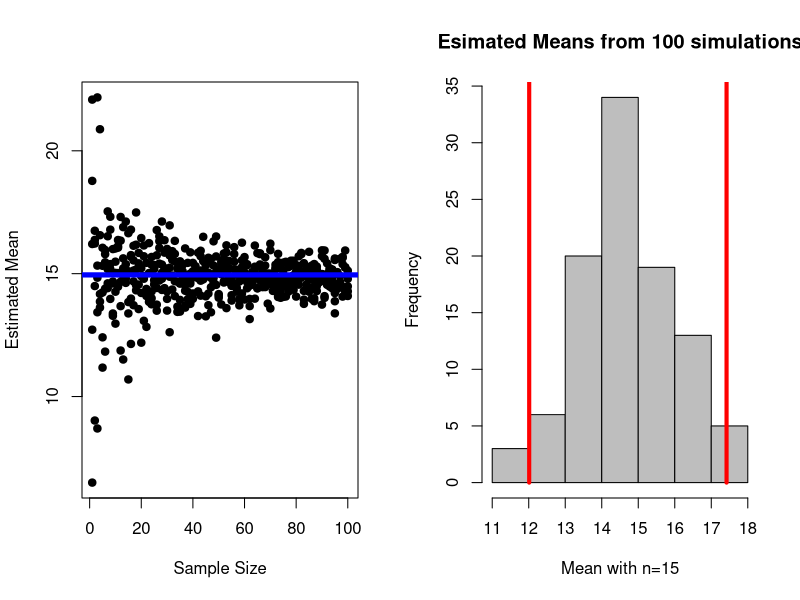
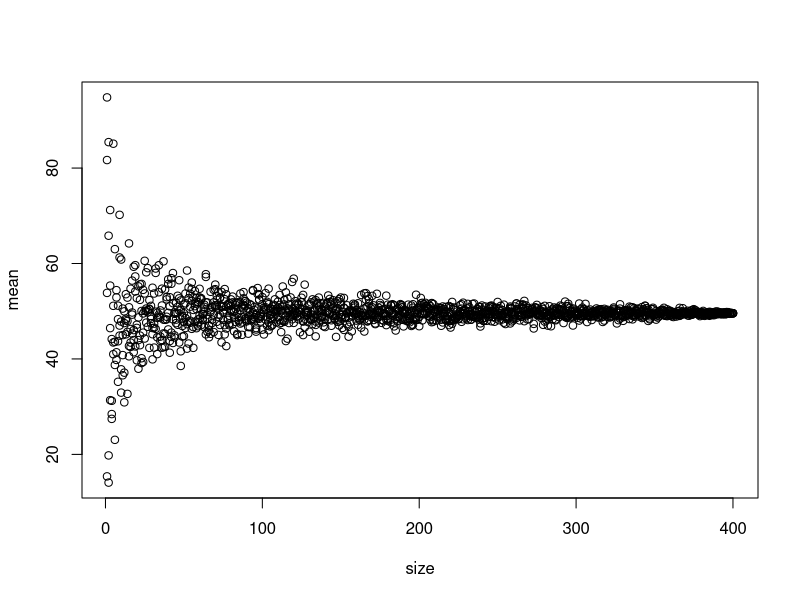
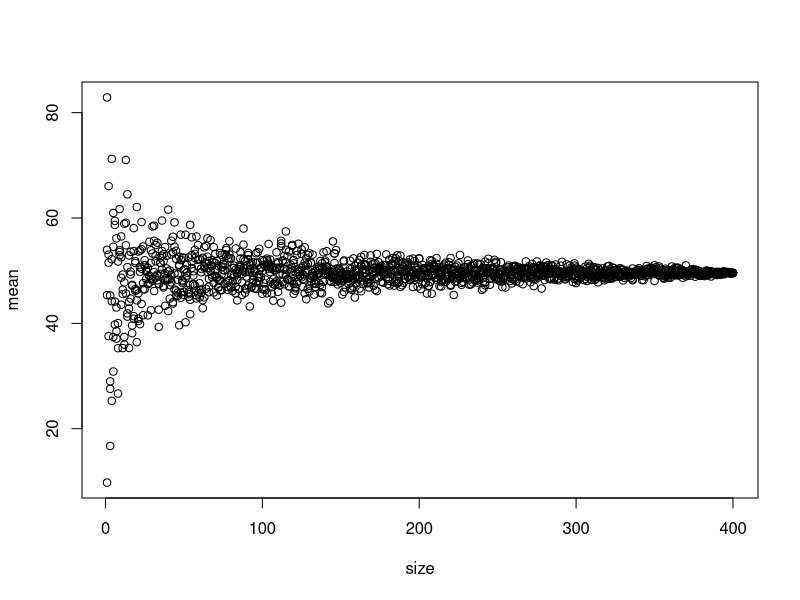
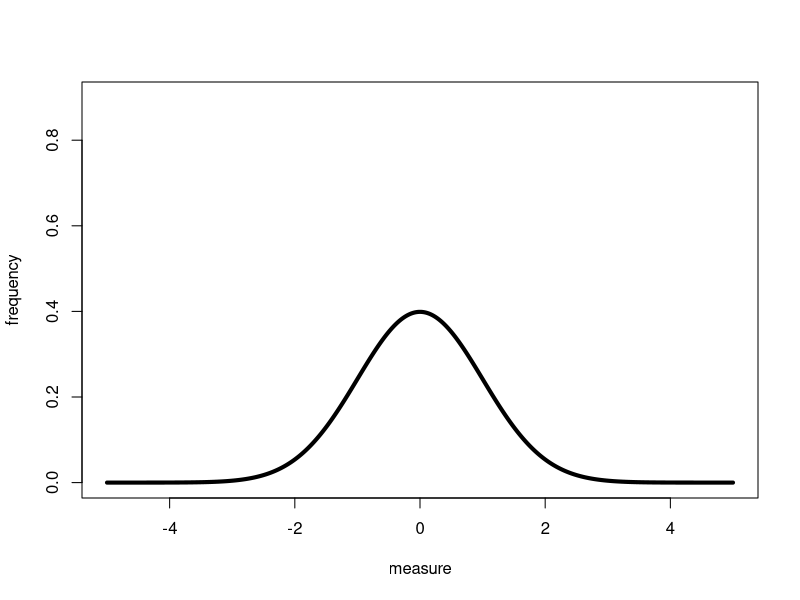

These charts were generated, in order, by the following R code: (Note: this script raises an error after producing the figures.)
################################################
### R Code for Lecture 4 - Estimating Population Properties
###   
###
### Last Modified 9/11/2012
###
### Changelog:
### 
################################################


## @knitr lecture4prep
set.seed(5000)
population<-runif(n = 400, min = 1, max = 100)

library(sn, quietly=TRUE)
library(ggplot2)


## @knitr lecture4-title
apop<-rnorm(5000, 15,5)
samp<-sapply(rep(1:100,5), function(x) mean(sample(apop, x)))

#two panels
par(mfrow=c(1,2))
plot(rep(1:100,5), samp, pch=19, xlab="Sample Size", ylab="Estimated Mean")
abline(mean(apop), 0, col="blue", lwd=5)

#boostrapped standard error
est<-sapply(rep(1:100), function(x) mean(sample(apop, 15)))

#draw the distributions of means with a bootstrapped 95% CI
hist(est, main="Esimated Means from 100 simulations", xlab="Mean with n=15", col="grey")
lines(rep(mean(est)+2*sd(est), 2), c(0,40), col="red", lwd=4)
lines(rep(mean(est)-2*sd(est), 2), c(0,40), col="red", lwd=4)

#set everything back to normal
par(mfrow=c(1,1))


## @knitr bootMean
#first create a vector of sample sizes
n<-rep(1:400, times = 4)

# next create an empty vector
m<-rep(NA, times = length(n))

#now a loop
for(i in 1:length(n)){
  m[i]<-mean(sample(population, size=n[i]))
}

#plot the result
plot(n, m, xlab="size", ylab="mean")


######For stepping through piece by piece
## @knitr bootMean1
n<-rep(1:400, times = 4)

## @knitr bootMean2
m<-rep(NA, times = length(n))

## @knitr bootMean3
for(i in 1:length(n)){
  m[i]<-mean(sample(population, size=n[i]))
}

## @knitr bootMean4
plot(n, m, xlab="size", ylab="mean")

## @knitr fib
#start with a blank vector with some 1's
fibVec<-c(1,1,rep(NA, 13))

#now loop
for(i in 3:15){
  fibVec[i] <- fibVec[i-1] + fibVec[i-2]  
}

fibVec

## @knitr fibBlank
#start with a blank vector, use ifelse to fill in first two
fibVec2 <- rep(NA, 15)
for(i in 1:15)  {
  fibVec[i] <- ifelse(i<3, 1, fibVec[i-1] + fibVec[i-2])
}
fibVec


## @knitr skew
samp<-seq(-5,5,.01)
plot(samp, dsn(samp), type="l", col="black", lwd=4, ylim=c(0,0.9), ylab="frequency", xlab="measure")
matplot(samp, dsn(samp, shape=4), type="l", col="red", add=T, lwd=4)

## @knitr kurtosis
plot(samp, dunif(samp, -5, 5), type="l", col="red", lwd=4, ylim=c(0,0.9), ylab="frequency", xlab="measure")
matplot(samp, dsn(samp), type="l", col="black", lwd=4, add=T)
matplot(samp, dsn(samp, scale=.5), type="l", col="blue", lwd=4, add=T)


## @knitr load-bird
bird<-read.csv("./data/02e1bDesertBirdCensus.csv")
birdDistPlot <- qplot(Count, data=bird, geom="histogram",fill=I("darkblue"), binwidth=20)+theme_bw()

## @knitr mode
birdDistPlot + annotate("text",100,20,label="Mode", color="red", size=8)


## @knitr median
birdDistPlot + 
  geom_vline(xintercept=median(bird$Count), lwd=3, colour="red") + 
  annotate("text", 195,15, label=paste("Median = ", median(bird$Count)), size=8)

## @knitr median2
sort(bird$Count)

nrow(bird) #this is the # of rows in the data frame

sort(bird$Count)[22]

## @knitr quantiles
sort(bird$Count)

## @knitr quartiles
boxplot(bird$Count, horizontal=T)

## @knitr sample
set.seed(345)
n<-400
qplot(runif(n,0,n), runif(n,0,n), size=runif(n,0,n), colour=runif(n,0,n)) + 
  theme_bw() +xlab("")+ylab("") +
  scale_color_gradientn(guide=FALSE, colours = c("grey", rainbow(15), "black")) + 
  scale_size_continuous(guide=FALSE, range=c(2,10))+
  geom_rect(aes(xmin=25, xmax=225, ymin=153, ymax=353), colour="red", lwd=1, fill=NA)


## @knitr CLT-unif-lab-single
set.seed(697)
n<-3
mvec<-rep(NA, times=100)

#simulate sampling events!
for(i in 1:length(mvec)){
  mvec[i]<-mean(runif(n, 0,100))
}

hist(mvec, main="n=3")

## @knitr CLT-unif-lab
set.seed(697)
n<-rep(seq(from=3, to=30, by = 3),70)
mvec<-rep(NA, times=length(n))

#simulate sampling events!
for(i in 1:length(n)){
  mvec[i]<-mean(runif(n[i], 0,100))
}

## @knitr CLT-unif-lab-plot
#now use a for loop to iterate over a few sample sizes and plot
#note, par sets the number of rows and columns in a plot
par(mfrow=c(2,2))
for(i in n[c(1,3,5,9)]){
  idx<-which(n==i)
  hist(mvec[idx], xlab="", ylab="", main=paste("n = ", i, sep=""), xlim=c(20,80))
}
par(mfrow=c(1,1))

## @knitr CLT-normal
set.seed(697)
mvec<-sapply(n, function(x) mean(rnorm(x, 7.5, 2)))
mdata<-data.frame(n=n, mvec=mvec)
qplot(mvec, geom="histogram", binwidth=0.3, facets=~n) + theme_bw()

## @knitr CLT-unif
set.seed(697)
mvec<-sapply(n, function(x) mean(runif(x, 0,100)))
mdata<-data.frame(n=n, mvec=mvec)
qplot(mvec, geom="histogram", binwidth=2, facets=~n, data=mdata) + theme_bw()


## @knitr CLT-gamma-median
set.seed(697)
mvec<-sapply(n, function(x) median(rgamma(x, shape=3)))
mdata<-data.frame(n=n, mvec=mvec)
qplot(mvec, geom="histogram", binwidth=0.2, facets=~n, data=mdata) + theme_bw()

## @knitr birds-sample
sample(bird$Count, replace=T, size=nrow(bird))

## @knitr birds-se-boot
n.sims<-100
birdMean <- rep(NA, n.sims)
for(i in 1:n.sims){
  birdMean[i] <- mean(sample(bird$Count, replace=T, size=nrow(bird)))
}
sd(birdMean)

## @knitr birds-se
sd(bird$Count)/sqrt(nrow(bird))

## @knitr CI
set.seed(697)
n<-20
upperCIvec<-rep(NA, n)
lowerCIvec<-rep(NA, n)

#loop and calculate the 95% CI
for(i in 1:n){
  samp<-rnorm(10)
  upperCIvec[i]<-mean(samp) + 2*sd(samp)/sqrt(n)
  lowerCIvec[i]<-mean(samp) - 2*sd(samp)/sqrt(n)
}

## @knitr CIShow
#examine the numbers
cbind(upperCIvec, lowerCIvec)[1:10,]

## @knitr CIPlot
#plot the CIs to show overlap
plot(0,0, xlim=c(-1.3,1.3), ylim=c(0,21), col="white", ylab="", xlab="value")
segments(upperCIvec, 1:n, lowerCIvec, 1:n, lwd=2)
lines( c(0,0), c(0,22), lwd=2, col="red")
